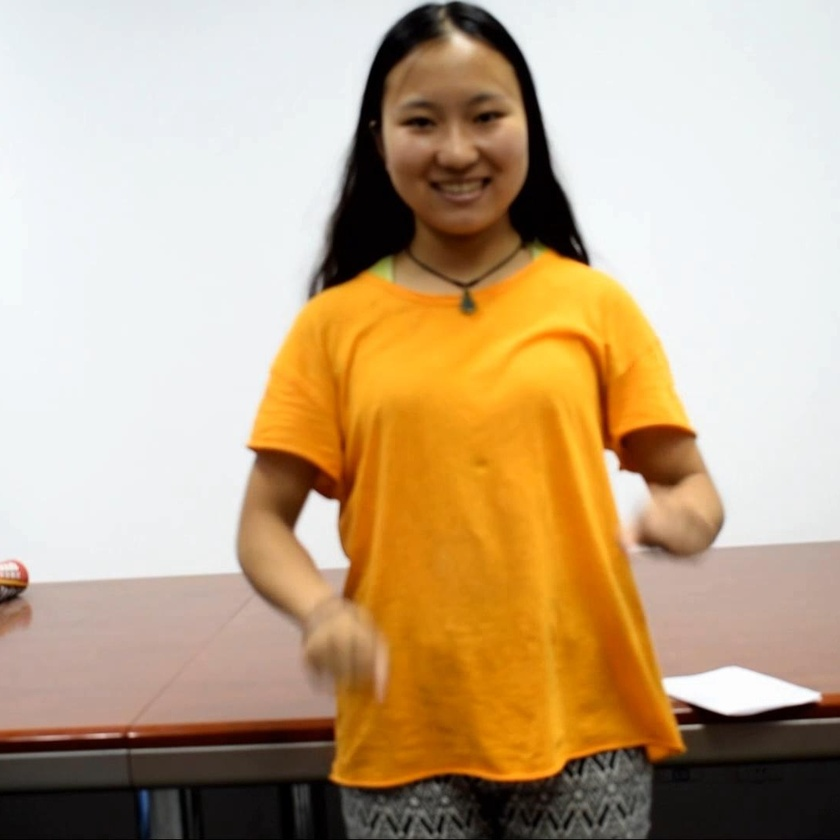
#> input picture deepwalk/pic/1.jpg, 840 x 840 px, shrunk from 1080 x 1080 before the run, found by its file name; the run also reads 1 picture not shown here
$ python flowpic.py   (Python 2 division)
#> lines starting #> are read from the running program, lines starting #| are printed output that depends on the picture
#!/usr/bin/env python
# -*- coding: utf-8 -*-


import cv2
import numpy as np
import Image
import cv2.cv as cv
import time

def image_joint(image_list,opt):#opt= vertical ,horizon
	image_num=len(image_list)
	image_size=image_list[0].size
	height=image_size[1]
	width=image_size[0]

	if opt=='vertical':
	    new_img=Image.new('RGB',(width,image_num*height),255)
	else:
	    new_img=Image.new('RGB',(image_num*width,height),255)
	x=y=0
	count=0
	for img in image_list:

	    new_img.paste(img,(x,y))
	    count+=1
	    if opt=='horizontal':
		x+=width
	    else : y+=height
	return new_img


def image_flow(imagepath ,newimagepath, image1 , image2 ):

#> called with imagepath = './pic/', newimagepath = './flow/', image1 = '1.jpg', image2 = '3.jpg'
	imagepath = '/home/yao/django_test/deepwalk/deepwalk/pic/'
	newimagepath = '/home/yao/django_test/deepwalk/deepwalk/flow/'
	image1 = '1.jpg'
	image2 = '3.jpg'

	start_img1 = Image.open(imagepath + image1)
#> start_img1 is the input picture: PIL image 840x840 RGB; mean R, G, B 192.8, 167.4, 135.7
	later_img1 = Image.open(imagepath + image2)

	start_img=np.array(start_img1)
	later_img=np.array(later_img1)

	print(start_img.shape)
#| (840, 840, 3)
	print(later_img.shape)
#| (840, 840, 3)
	start = cv2.cvtColor(start_img,cv2.COLOR_BGR2GRAY)
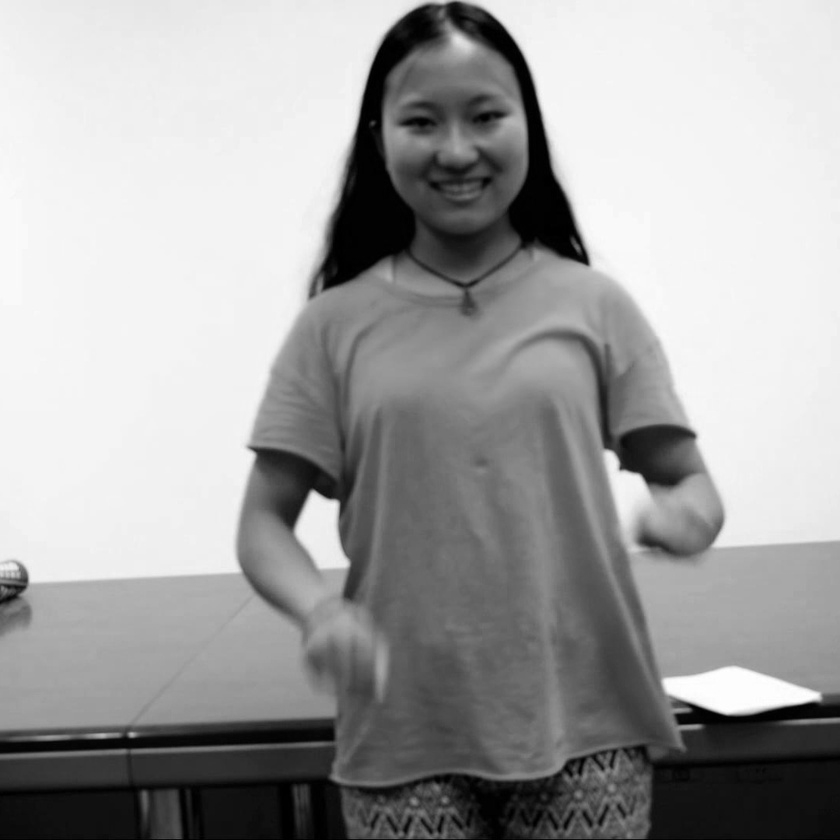
#> start: shape (840, 840); min 0, max 255, mean 160.8
	later = cv2.cvtColor(later_img,cv2.COLOR_BGR2GRAY)
#> (the run stopped early here; a loop or call above may not have finished)
